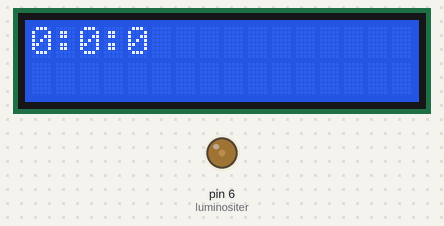
This sketch was run on a simulated Arduino Uno, built with avr-gcc and run on an emulated ATmega328P. Parts: 16×2 character LCD, output pins drawn as LEDs (lit = HIGH). Pins used as bus, display or sensor lines are not drawn.

Above: at 0.1 s.
At 4.1 s:
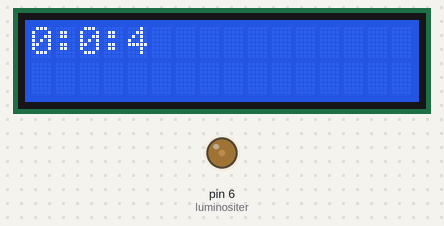
At 9.1 s:
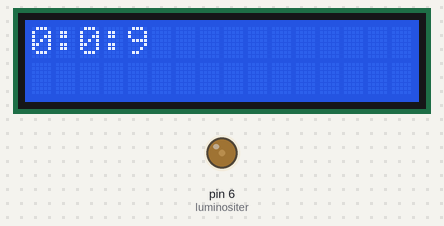
At 19.2 s:
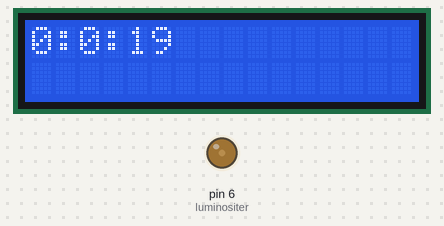
At 28.2 s:
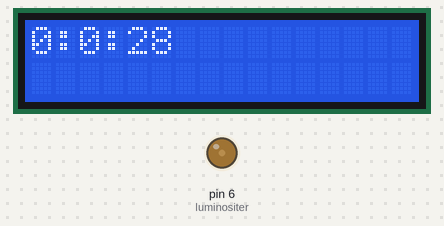
At 38.2 s:
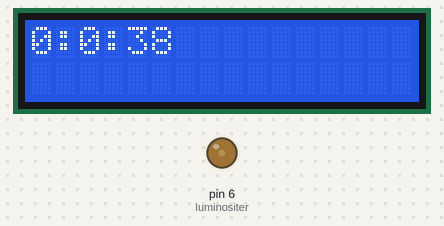

The sketch:

exoHorloge0_0.ino
```cpp
#include <LiquidCrystal.h>

//#include "LiquidCrystal.h" //ajout de la librairie

//Vérifier les broches !
//LiquidCrystal lcd(11,10,9,8,7,6,5,4,3,2); //liaison 8 bits de données
LiquidCrystal lcd(11,10,5,4,3,2); //liaison 4 bits de données
int contraste=9;
int luminositer=6;
int s=0;
int m=0;
int h=0;

void setup()
{
   lcd.begin(16,2); //utilisation d'un écran 16 colonnes et 2 lignes
   //lcd.write("Salut :) val15 !"); //petit test pour vérifier que tout marche
   analogWrite(contraste,50);//0 valeur max
   analogWrite(luminositer,50);//0 valeur min
    /*int mavariable = 42;
    lcd.print(mavariable);*/
   /* char message[16] = "";
    sprintf(message,"J'ai 42 ans");
   /*     char message[16] = "";
    int nbA = 3;
    int nbB = 5;
    lcd.print(nbA+nbB);*/


}

void loop()
{
  lcd.home();
  lcd.print(h);lcd.print(":" );lcd.print(m);lcd.print(":" );lcd.print(s);
  if(s==60)
  {
    s=0;
    m++;
  }
  if(m==60)
  {
      m=0;
      h++;
  }
  if(h==24)
  {
    h=0;
  }
  delay(1000);
  s++;

}
```

Measured:
- what the display in image 1 shows lasts 1.0 s, from 4.1 s to 5.1 s
